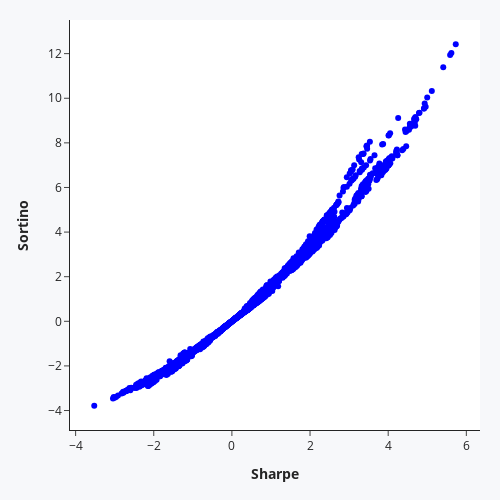

The cell this chart's notebook holds for it:
### Markdown cell above
Vamos avaliar a correlação entre o Sharpe e o Sortino, ou seja, queremos saber se a relação entre essas duas grandezas é linear ou não, fazendo um gráfico de disperção.

### Code cell
fig_corr = go.Figure()
fig_corr.add_trace({'type': 'scatter',
                    'x': sharpe_qs,
                    'y': sortino_qs,
                    'mode': 'markers',
                    'line': {'color':'blue'}})
fig_corr.update_layout(template='simple_white', paper_bgcolor="#f7f8fa",
                        margin=dict(l=70, r=20, t=20, b=70),
                        xaxis_title='<b>Sharpe', yaxis_title='<b>Sortino',
                        width=500, height=500)

### Figure 1 — Plotly figure (JSON) as saved in the notebook; plotly's stock layout.template omitted (floating-point values rounded to 4 significant figures; data arrays with more than 128 entries replaced by an {"elided": "..."} marker saying what was removed)
{"data": [{"line": {"color": "blue"}, "mode": "markers", "type": "scatter", "x": {"elided": "2070 float values"}, "y": {"elided": "2070 float values"}}], "layout": {"height": 500, "margin": {"b": 70, "l": 70, "r": 20, "t": 20}, "paper_bgcolor": "#f7f8fa", "width": 500, "xaxis": {"title": {"text": "<b>Sharpe"}}, "yaxis": {"title": {"text": "<b>Sortino"}}}}
